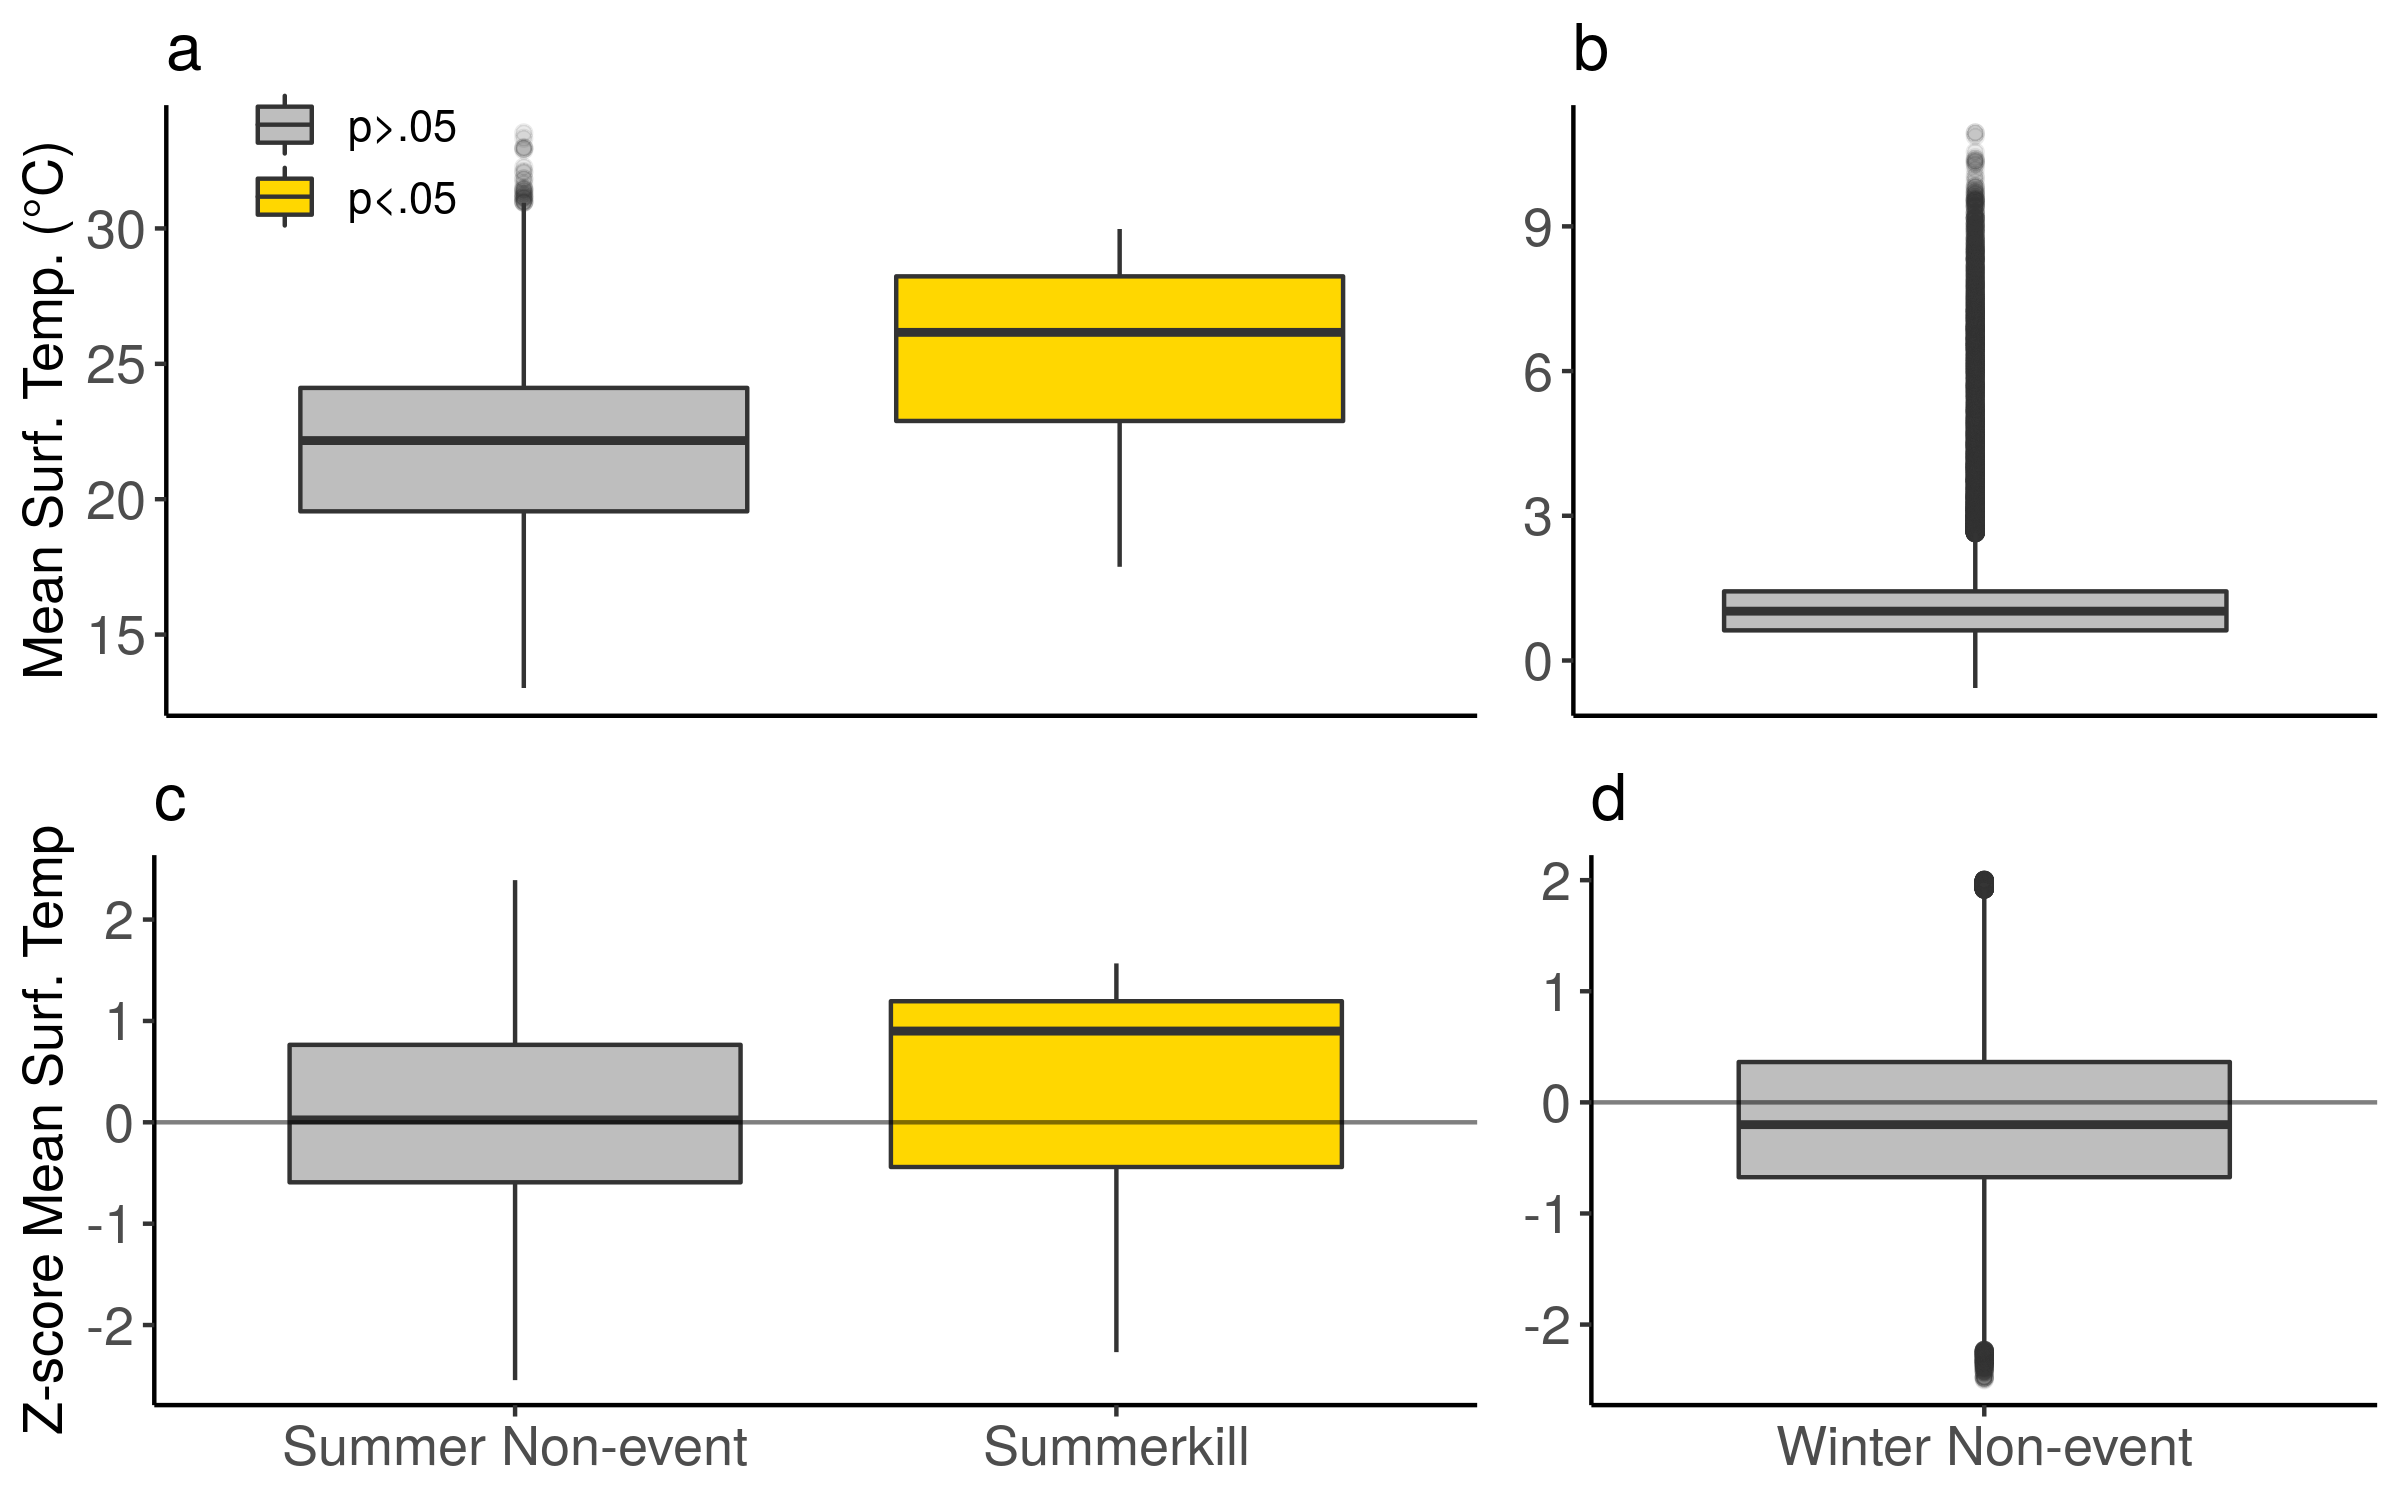

Generate this figure with R:
# Load packages and data
library(tidyverse)
library(ggthemes)
library(ggmap)
library(gridExtra)
library(scales)
library(car)
library(DescTools)
library(spdep)

historical_data <- read_csv('data/processed/historical_data.csv')


# Summer

fig1a_data <- historical_data %>%
  mutate(cause.category.4 = replace(as.character(cause.category.4), which(is.na(cause.category.4)), 'Summer Non-event')) %>%
  mutate(cause.category.4 =  replace(as.character(cause.category.4), which(cause.category.4 == 'Summerkill'), 'Summerkill'))%>%
  mutate(cause.category.4 =  replace(as.character(cause.category.4), which(cause.category.4 == 'Infectious Agent'), 'Infectious Agent'))


fig1a_data$sig <- factor(ifelse(fig1a_data$cause.category.4 == 'Summerkill', 'p<.05', 'p>.05'),levels = c('p>.05', 'p<.05'))

boxplot_a <- fig1a_data %>%
  filter(month %in% c("jul", "jun", "aug", "sep")) %>%
  filter(cause.category.4 %in% c('Infectious Agent', "Summerkill", "Summer Non-event")) %>%   
  ggplot(aes(y = mean_surf,x = cause.category.4)) +
  theme_tufte() +  
  ylab('Mean Surf. Temp. (°C)')+
  theme(text = element_text(size=13),
        axis.text = element_text(size=13),
        legend.justification = c(1, -0.4), 
        legend.position = c(0.4, 0),
        legend.box.margin=margin(c(50,50,50,50)),
        axis.line = element_line(colour = "black", 
                                 size = 0.5, linetype = "solid"),
        axis.title.x=element_blank(),
        axis.text.x=element_blank(),
        axis.ticks.x=element_blank())+
  xlab(NULL)+
  geom_boxplot(outlier.alpha = 0.1, aes(fill = sig)) + 
  ggtitle('a') +
  theme(text = element_text(family = 'sans'))+
  scale_fill_manual(values = c('grey', 'gold'), guide = guide_legend(title = NULL))

boxplot_c <- fig1a_data %>%
  filter(month == 'jul' | month == 'jun' | month == 'aug' | month == 'sep') %>%
  filter(cause.category.4 == 'Summerkill' | cause.category.4 == 'Infectious Agent' | cause.category.4 == 'Summer Non-event') %>%   
  ggplot(aes(y = mean_surf_z,x = cause.category.4)) +
  theme_tufte() +
  ylab('Z-score Mean Surf. Temp') +
  guides(fill = FALSE) +
  theme(text = element_text(size=13), 
        axis.line = element_line(colour = "black", 
                                 size = 0.5, linetype = "solid"))+
  geom_boxplot(outlier.alpha = 0.1, aes(fill = sig)) +
  theme(text = element_text(family = 'sans'))+
  theme(axis.text = element_text(size=13))+
  
  xlab(NULL) +
  geom_hline(yintercept = 0, alpha = 0.5)+ 
  ggtitle('c') +
  scale_fill_manual(values = c('grey', 'gold'), guide = guide_legend(title = 'T-test'))




# Winter

fig1b_data <- historical_data %>%
  mutate(cause.category.4 = replace(as.character(cause.category.4), which(is.na(cause.category.4)), 'Winter Non-event'))  %>%
  mutate(cause.category.4 = replace(as.character(cause.category.4), which(cause.category.4 == 'Winterkill'), 'Winterkill'))


fig1b_data$sig <- ifelse(fig1b_data$cause.category.4 == 'Winterkill', 'p<.05', 'p>.05')
fig1b_data$sig <- factor(fig1b_data$sig, levels = c('p>.05', 'p<.05'))


boxplot_b <- fig1b_data%>%
  filter(month == 'dec' | month == 'jan' | month == 'feb' | month == 'mar') %>%
  filter(cause.category.4 == 'Winterkill' | cause.category.4 == 'Winter Non-event') %>%
  ggplot(aes(y = mean_surf,x = cause.category.4)) +
  theme_tufte() +
  ylab(NULL)+
  xlab(NULL)+
  theme(text = element_text(size=13), 
        axis.text = element_text(size = 13),
        axis.line = element_line(colour = "black", 
                   size = 0.5, linetype = "solid"), 
        axis.title.x=element_blank(),
        axis.text.x=element_blank(),
        axis.ticks.x=element_blank())+
  geom_boxplot(outlier.alpha = 0.1, aes(fill = sig))+ 
  guides(fill = FALSE)+ 
  ggtitle('b') +
  theme(text = element_text(family = 'sans'))+
  scale_fill_manual(values = c('grey', 'grey'))

boxplot_d <- fig1b_data %>%
  filter(month == 'dec' | month == 'jan' | month == 'feb' | month == 'mar') %>%
  filter(cause.category.4 == 'Winterkill' | cause.category.4 == 'Winter Non-event') %>%   
  ggplot(aes(y = mean_surf_z,x = cause.category.4)) +
  theme_tufte() +
  xlab('Category of Killtype')+
  geom_boxplot(outlier.alpha = 0.1, aes(fill = sig)) +
  theme(text = element_text(size=13),
        axis.text = element_text(size = 13),
        axis.line = element_line(colour = "black", 
                   size = 0.5, linetype = "solid"))+
  xlab(NULL) +
  ylab(NULL)+
  ylim(-2.5,2) +
  geom_hline(yintercept = 0, alpha = 0.5)+
  scale_fill_brewer()+ 
  guides(fill = FALSE)+ 
  ggtitle('d') +
  theme(text = element_text(family = 'sans'))+
  scale_fill_manual(values = c('grey', 'grey'))


xbox <- grid.arrange(boxplot_a,boxplot_b,ncol = 2, widths = c(6, 3.6))
ybox <- grid.arrange(boxplot_c,boxplot_d, ncol = 2, widths = c(6, 3.6))

p <- grid.arrange(xbox, ybox)
ggsave("figures/boxplot_mean_surf_temp.png", p, width = 8, height = 5, dpi = 300)

